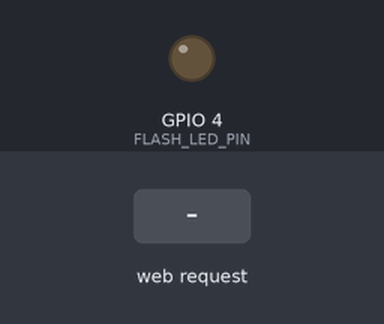
Recording of a sketch running on a simulated ESP32. On the bench: output pins drawn as LEDs (lit = HIGH). Inputs (shaded band) come from the test bench. WiFi joins after 1.5 s; servers stay silent unless stated; the camera gives no picture; what the sketch prints to the serial monitor is not drawn.

Above: at 3.0 s.
3.1 s: HTTP request GET /face-detected received
Timing chart, 0 to 6.1 s (numbered marks = the images above; inputs shaded):
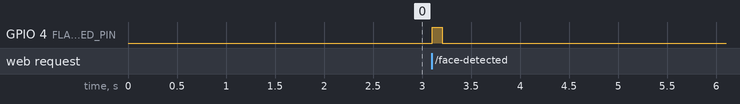

The sketch:

esp32_cam_stream.ino
```cpp
#include "esp_camera.h"
#include <WiFi.h>
#include <WebServer.h>

const char* WIFI_SSID = "YOUR_WIFI_SSID";
const char* WIFI_PASSWORD = "YOUR_WIFI_PASSWORD";

#define PWDN_GPIO_NUM     32
#define RESET_GPIO_NUM    -1
#define XCLK_GPIO_NUM      0
#define SIOD_GPIO_NUM     26
#define SIOC_GPIO_NUM     27
#define Y9_GPIO_NUM       35
#define Y8_GPIO_NUM       34
#define Y7_GPIO_NUM       39
#define Y6_GPIO_NUM       36
#define Y5_GPIO_NUM       21
#define Y4_GPIO_NUM       19
#define Y3_GPIO_NUM       18
#define Y2_GPIO_NUM        5
#define VSYNC_GPIO_NUM    25
#define HREF_GPIO_NUM     23
#define PCLK_GPIO_NUM     22

#define FLASH_LED_PIN      4

WebServer server(80);
WiFiServer commandServer(81);

void commandTask(void *pvParameters) {
  commandServer.begin();
  while(true) {
    WiFiClient client = commandServer.available();
    if (client) {
      unsigned long startTime = millis();
      while (client.connected() && !client.available()) {
        if (millis() - startTime > 1000) break;
        vTaskDelay(10 / portTICK_PERIOD_MS);
      }

      if (client.available()) {
        String req = client.readStringUntil('\r');

        // Read the rest of the HTTP headers to avoid TCP reset on close
        while (client.connected()) {
          if (client.available()) {
            String line = client.readStringUntil('\n');
            if (line == "\r") break; // Empty line means end of headers
          } else {
            if (millis() - startTime > 2000) break;
            vTaskDelay(10 / portTICK_PERIOD_MS);
          }
        }

        if (req.indexOf("/face-detected") != -1) {
          digitalWrite(FLASH_LED_PIN, HIGH);

          Serial2.println("FACE_OK");
          Serial.println("Received face detection on port 81, sent FACE_OK via UART");

          client.println("HTTP/1.1 200 OK");
          client.println("Content-Type: application/json");
          client.println("Connection: close");
          client.println();
          client.println("{\"success\":true}");

          vTaskDelay(100 / portTICK_PERIOD_MS);
          digitalWrite(FLASH_LED_PIN, LOW);
        } else {
          client.println("HTTP/1.1 404 Not Found");
          client.println("Connection: close");
          client.println();
        }
      }
      vTaskDelay(10 / portTICK_PERIOD_MS); // Give client time to receive
      client.stop();
    }
    vTaskDelay(10 / portTICK_PERIOD_MS);
  }
}

void handleStream() {
  WiFiClient client = server.client();
  String response = "HTTP/1.1 200 OK\r\n";
  response += "Content-Type: multipart/x-mixed-replace; boundary=frame\r\n\r\n";
  server.sendContent(response);

  while (true) {
    camera_fb_t * fb = esp_camera_fb_get();
    if (!fb) {
      Serial.println("Camera capture failed");
      break;
    }

    String header = "--frame\r\nContent-Type: image/jpeg\r\nContent-Length: " + String(fb->len) + "\r\n\r\n";
    server.sendContent(header);
    client.write((const char *)fb->buf, fb->len);
    server.sendContent("\r\n");

    esp_camera_fb_return(fb);

    if (!client.connected()) break;
  }
}


void handleStatus() {
  String json = "{\"ip\":\"" + WiFi.localIP().toString() + "\", \"stream_url\":\"http://" + WiFi.localIP().toString() + "/stream\", \"uptime_seconds\":" + String(millis()/1000) + "}";
  server.send(200, "application/json", json);
}

void setup() {
  Serial.begin(115200);
  Serial2.begin(9600, SERIAL_8N1, 15, 14); // RX=15, TX=14 (Connect TX14 to RX34 on DevKit)

  pinMode(FLASH_LED_PIN, OUTPUT);
  digitalWrite(FLASH_LED_PIN, LOW);

  camera_config_t config;
  config.ledc_channel = LEDC_CHANNEL_0;
  config.ledc_timer = LEDC_TIMER_0;
  config.pin_d0 = Y2_GPIO_NUM;
  config.pin_d1 = Y3_GPIO_NUM;
  config.pin_d2 = Y4_GPIO_NUM;
  config.pin_d3 = Y5_GPIO_NUM;
  config.pin_d4 = Y6_GPIO_NUM;
  config.pin_d5 = Y7_GPIO_NUM;
  config.pin_d6 = Y8_GPIO_NUM;
  config.pin_d7 = Y9_GPIO_NUM;
  config.pin_xclk = XCLK_GPIO_NUM;
  config.pin_pclk = PCLK_GPIO_NUM;
  config.pin_vsync = VSYNC_GPIO_NUM;
  config.pin_href = HREF_GPIO_NUM;
  config.pin_sscb_sda = SIOD_GPIO_NUM;
  config.pin_sscb_scl = SIOC_GPIO_NUM;
  config.pin_pwdn = PWDN_GPIO_NUM;
  config.pin_reset = RESET_GPIO_NUM;
  config.xclk_freq_hz = 20000000;
  config.pixel_format = PIXFORMAT_JPEG;

  if(psramFound()){
    config.frame_size = FRAMESIZE_VGA;
    config.jpeg_quality = 10;
    config.fb_count = 2;
  } else {
    config.frame_size = FRAMESIZE_SVGA;
    config.jpeg_quality = 12;
    config.fb_count = 1;
  }

  esp_err_t err = esp_camera_init(&config);
  if (err != ESP_OK) {
    Serial.printf("Camera init failed with error 0x%x", err);
    return;
  }

  WiFi.begin(WIFI_SSID, WIFI_PASSWORD);
  while (WiFi.status() != WL_CONNECTED) {
    delay(500);
    Serial.print(".");
  }
  Serial.println("");
  Serial.println("WiFi connected");

  server.on("/stream", HTTP_GET, handleStream);
  server.on("/status", HTTP_GET, handleStatus);
  server.begin();

  Serial.print("Camera Stream Ready! Go to: http://");
  Serial.print(WiFi.localIP());
  Serial.println("/stream");

  // Start the background task for receiving commands on Core 0
  xTaskCreatePinnedToCore(commandTask, "CommandTask", 4096, NULL, 1, NULL, 0);
}

void loop() {
  server.handleClient();
}
```

Measured:
- after the input at 3.1 s, GPIO 4 (FLASH_LED_PIN): LOW → HIGH at once, → LOW 0.10 s later
